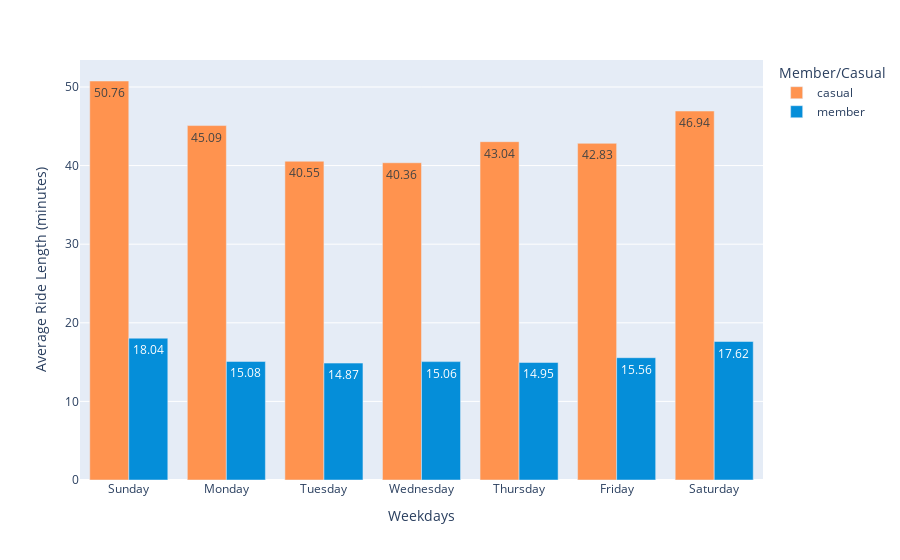

Notebook code cell kept with this figure:
### Code cell
fig_6 = round(data.groupby(['day_of_week', 'member_casual'], as_index=False).mean(),2)

px.bar(fig_6, x = 'day_of_week', y = 'ride_length',
        color = 'member_casual',
        barmode='group',
        text = 'ride_length', 
        labels = {'ride_length': 'Average Ride Length (minutes)', 'member_casual': 'Member/Casual', 'day_of_week': 'Weekdays'},
        hover_name = 'member_casual', hover_data = {'member_casual': False, 'ride_length': True}, 
        color_discrete_map = {'casual': '#FF934F', 'member': '#058ED9'})

### Figure 1 — Plotly figure (JSON) as saved in the notebook; plotly's stock layout.template omitted (floating-point values rounded to 4 significant figures)
{"data": [{"alignmentgroup": "True", "customdata": [["casual"], ["casual"], ["casual"], ["casual"], ["casual"], ["casual"], ["casual"]], "hovertemplate": "<b>%{hovertext}</b><br><br>Weekdays=%{x}<br>Average Ride Length (minutes)=%{text}<extra></extra>", "hovertext": ["casual", "casual", "casual", "casual", "casual", "casual", "casual"], "legendgroup": "casual", "marker": {"color": "#FF934F", "pattern": {"shape": ""}}, "name": "casual", "offsetgroup": "casual", "orientation": "v", "showlegend": true, "text": [50.76, 45.09, 40.55, 40.36, 43.04, 42.83, 46.94], "textposition": "auto", "type": "bar", "x": ["Sunday", "Monday", "Tuesday", "Wednesday", "Thursday", "Friday", "Saturday"], "xaxis": "x", "y": [50.76, 45.09, 40.55, 40.36, 43.04, 42.83, 46.94], "yaxis": "y"}, {"alignmentgroup": "True", "customdata": [["member"], ["member"], ["member"], ["member"], ["member"], ["member"], ["member"]], "hovertemplate": "<b>%{hovertext}</b><br><br>Weekdays=%{x}<br>Average Ride Length (minutes)=%{text}<extra></extra>", "hovertext": ["member", "member", "member", "member", "member", "member", "member"], "legendgroup": "member", "marker": {"color": "#058ED9", "pattern": {"shape": ""}}, "name": "member", "offsetgroup": "member", "orientation": "v", "showlegend": true, "text": [18.04, 15.08, 14.87, 15.06, 14.95, 15.56, 17.62], "textposition": "auto", "type": "bar", "x": ["Sunday", "Monday", "Tuesday", "Wednesday", "Thursday", "Friday", "Saturday"], "xaxis": "x", "y": [18.04, 15.08, 14.87, 15.06, 14.95, 15.56, 17.62], "yaxis": "y"}], "layout": {"barmode": "group", "legend": {"title": {"text": "Member/Casual"}, "tracegroupgap": 0}, "margin": {"t": 60}, "xaxis": {"anchor": "y", "domain": [0, 1], "title": {"text": "Weekdays"}}, "yaxis": {"anchor": "x", "domain": [0, 1], "title": {"text": "Average Ride Length (minutes)"}}}}
